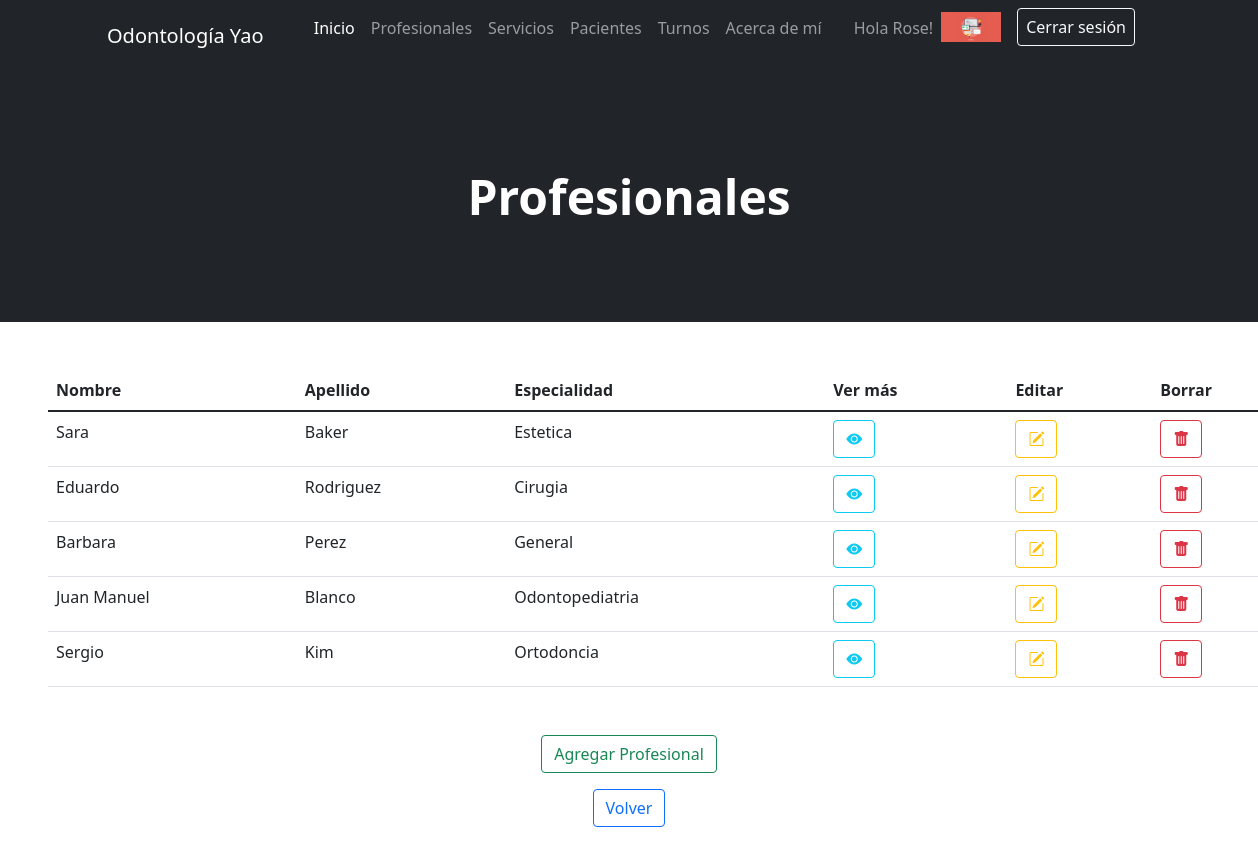
/AppOdonto/profesional/list/ (signed in), run on the app's committed database.
### AppOdonto/models.py (models this page shows, shortened)
class Avatar(models.Model):
    usuario = models.ForeignKey(User, on_delete=models.CASCADE)
    imagen = models.ImageField(upload_to="avatares", null=True, blank=True)

class Profesional(models.Model):
    nombre = models.CharField(max_length=25)
    apellido = models.CharField(max_length=25)
    especialidad = models.CharField(max_length=25)
    celular = models.CharField(max_length=10)
    email = models.EmailField()

### AppOdonto/views.py (the view)
# urls.py: path('profesional/list/', ProfesionalList.as_view(), name="Profesional List"),
class ProfesionalList(LoginRequiredMixin, ListView):
    model = Profesional

### AppOdonto/templates/AppOdonto/profesional_list.html (shortened to what this page needs)
{% extends "AppOdonto/padre.html" %}
{% block header %}
    <h1 class="display-5 fw-bolder text-white mb-2">Profesionales</h1>
{% endblock %}
{% block formulario %}
<table class="table m-5">
    <thead>
    <tr>
        <th scope="col">Nombre</th>
        <th scope="col">Apellido</th>
        <th scope="col">Especialidad</th>
        <th scope="col">Ver más</th>
        <th scope="col">Editar</th>
        <th scope="col">Borrar</th>
    </tr>
    </thead>
    <tbody class="table-group-divider">
    {% for profesional in object_list %}
        <tr>
            <td>{{profesional.nombre}}</td>
            <td>{{profesional.apellido}}</td>
            <td>{{profesional.especialidad}}</td>
            <td><a href="{% url 'Profesional Detail' profesional.id %}" class="btn btn-outline-info"><i class="bi bi-eye-fill"></i></a></td>
            <td><a href="{% url 'Profesional Edit' profesional.id %}" class="btn btn-outline-warning"><i class="bi bi-pencil-square"></i></a></td>
            <td><a href="{% url 'Profesional Delete' profesional.id %}" class="btn btn-outline-danger"><i class="bi bi-trash-fill"></i></a></td>
        </tr>
    {% endfor %}
    </tbody>
</table>
    <p class="text-center"><a href="{% url 'Profesional Create' %}" class="btn btn-outline-success">Agregar Profesional</a></p>
    <p>
    <p class="text-center"><a href="{% url 'Inicio' %}" class="btn btn-outline-primary">Volver</a></p>
    </p>
{% endblock %}

### AppOdonto/templates/AppOdonto/padre.html (shortened to what this page needs)
<!DOCTYPE html>
<html lang="es">
    <head> {% load static %}
        <link href="https://cdn.jsdelivr.net/npm/bootstrap-icons@1.4.1/font/bootstrap-icons.css" rel="stylesheet" />
        <link href="{% static 'AppOdonto/css/styles.css' %}" rel="stylesheet" />
    </head>
    <body>
        <nav class="navbar navbar-expand-lg navbar-dark bg-dark">
            <div class="container px-5">
                <a class="navbar-brand" href="{% url 'Inicio' %}">Odontología Yao</a>
                <div class="collapse navbar-collapse" id="navbarSupportedContent">
                    <ul class="navbar-nav ms-auto mb-2 mb-lg-0">
                        <li class="nav-item"><a class="nav-link active" aria-current="page" href="{% url 'Inicio' %}">Inicio</a></li>
                        <li class="nav-item"><a class="nav-link" href="{% url 'Profesional List' %}">Profesionales</a></li>
                        <li class="nav-item"><a class="nav-link" href="{% url 'Servicio List' %}">Servicios</a></li>
                        <li class="nav-item"><a class="nav-link" href="{% url 'Paciente List' %}">Pacientes</a></li>
                        <li class="nav-item"><a class="nav-link" href="{% url 'Turno List' %}">Turnos</a></li>
                        <li class="nav-item"><a class="nav-link" href="{% url 'About' %}">Acerca de mí</a></li>
                        <li class="nav-item"><a class="nav-link">
                    {% if request.user.is_authenticated %}
                        <li class="nav-item"><p style="color:white"><a class="nav-link" href="{% url 'Editar Perfil' %}">Hola {{user.first_name}}!</a></p></li>
                        {% with user.avatar_set.first as miAvatar%}
                            {% if miAvatar %}
                        <li class="nav-item"><img src="{{miAvatar.imagen.url}}" alt="Imagen perfil" height="30px" class="my-1"></li>
                            {% endif %}
                        {% endwith %}
                        <li class="nav-item mx-3"><a class="btn btn-outline-light px-2" href="{% url 'Logout' %}">Cerrar sesión</a></li>
                    {% endif %}
                    </ul>
                </div>
            </div>
        </nav>
        <header class="bg-dark py-5">
            <div class="container px-5">
                <div class="row gx-5 justify-content-center">
                    <div class="col-lg-6">
                        <div class="text-center my-5">
                        {% block header %}{% endblock %}
                        </div>
                    </div>
                </div>
            </div>
        </header>
{% block formulario %}
{% endblock %}
    </body>
</html>

### data on the page
Avatar: imagen (picture)
Profesional: nombre "Sara", apellido "Baker", especialidad "Estetica"
Profesional: nombre "Eduardo", apellido "Rodriguez", especialidad "Cirugia"
Profesional: nombre "Barbara", apellido "Perez", especialidad "General"
Profesional: nombre "Juan Manuel", apellido "Blanco", especialidad "Odontopediatria"
Profesional: nombre "Sergio", apellido "Kim", especialidad "Ortodoncia"

### other printed values
{{ user.first_name }} "Rose"
